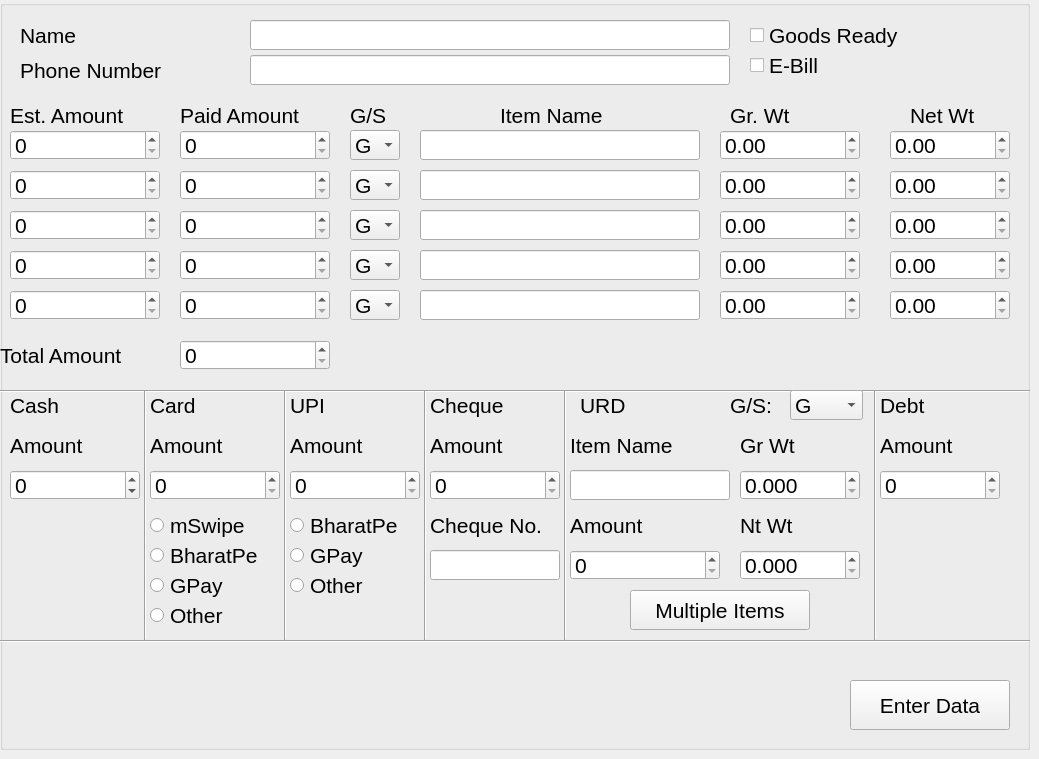
    <widget class="QWidget" name="New_Order">
     <widget class="QGroupBox" name="groupBox_9">
      <property name="geometry">
       <rect>
        <x>0</x>
        <y>0</y>
        <width>1030</width>
        <height>750</height>
       </rect>
      </property>
      <property name="font">
       <font>
        <pointsize>16</pointsize>
       </font>
      </property>
      <property name="title">
       <string/>
      </property>
      <widget class="QLabel" name="label_85">
       <property name="geometry">
        <rect>
         <x>10</x>
         <y>100</y>
         <width>160</width>
         <height>30</height>
        </rect>
       </property>
       <property name="text">
        <string>Est. Amount</string>
       </property>
      </widget>
      <widget class="QLabel" name="label_86">
       <property name="geometry">
        <rect>
         <x>180</x>
         <y>100</y>
         <width>160</width>
         <height>30</height>
        </rect>
       </property>
       <property name="text">
        <string>Paid Amount</string>
       </property>
      </widget>
      <widget class="QLabel" name="label_87">
       <property name="geometry">
        <rect>
         <x>20</x>
         <y>20</y>
         <width>80</width>
         <height>30</height>
        </rect>
       </property>
       <property name="text">
        <string>Name</string>
       </property>
      </widget>
      <widget class="QLabel" name="label_88">
       <property name="geometry">
        <rect>
         <x>500</x>
         <y>100</y>
         <width>140</width>
         <height>30</height>
        </rect>
       </property>
       <property name="text">
        <string>Item Name</string>
       </property>
      </widget>
      <widget class="QLabel" name="label_89">
       <property name="geometry">
        <rect>
         <x>730</x>
         <y>100</y>
         <width>90</width>
         <height>30</height>
        </rect>
       </property>
       <property name="text">
        <string>Gr. Wt</string>
       </property>
      </widget>
      <widget class="QLabel" name="label_90">
       <property name="geometry">
        <rect>
         <x>910</x>
         <y>100</y>
         <width>90</width>
         <height>30</height>
        </rect>
       </property>
       <property name="text">
        <string>Net Wt</string>
       </property>
      </widget>
      <widget class="QSpinBox" name="New_Order_EstAmount">
       <property name="geometry">
        <rect>
         <x>10</x>
         <y>130</y>
         <width>150</width>
         <height>30</height>
        </rect>
       </property>
       <property name="maximum">
        <number>9999999</number>
       </property>
      </widget>
      <widget class="QSpinBox" name="New_Order_Adv">
       <property name="geometry">
        <rect>
         <x>180</x>
         <y>130</y>
         <width>150</width>
         <height>30</height>
        </rect>
       </property>
       <property name="maximum">
        <number>9999999</number>
       </property>
      </widget>
      <widget class="QLineEdit" name="New_Order_Name">
       <property name="geometry">
        <rect>
         <x>250</x>
         <y>20</y>
         <width>480</width>
         <height>30</height>
        </rect>
       </property>
      </widget>
      <widget class="QLineEdit" name="New_Order_Itemname">
       <property name="geometry">
        <rect>
         <x>420</x>
         <y>130</y>
         <width>280</width>
         <height>30</height>
        </rect>
       </property>
      </widget>
      <widget class="QLabel" name="label_91">
       <property name="geometry">
        <rect>
         <x>20</x>
         <y>55</y>
         <width>190</width>
         <height>30</height>
        </rect>
       </property>
       <property name="text">
        <string>Phone Number</string>
       </property>
      </widget>
      <widget class="QLineEdit" name="New_Order_phnum">
       <property name="geometry">
        <rect>
         <x>250</x>
         <y>55</y>
         <width>480</width>
         <height>30</height>
        </rect>
       </property>
      </widget>
      <widget class="QDoubleSpinBox" name="New_Order_grwt">
       <property name="geometry">
        <rect>
         <x>720</x>
         <y>130</y>
         <width>140</width>
         <height>30</height>
        </rect>
       </property>
      </widget>
      <widget class="QDoubleSpinBox" name="New_Order_ntwt">
       <property name="geometry">
        <rect>
         <x>890</x>
         <y>130</y>
         <width>120</width>
         <height>30</height>
        </rect>
       </property>
      </widget>
      <widget class="QSpinBox" name="New_Order_EstAmount_2">
       <property name="geometry">
        <rect>
         <x>10</x>
         <y>170</y>
         <width>150</width>
         <height>30</height>
        </rect>
       </property>
       <property name="maximum">
        <number>9999999</number>
       </property>
      </widget>
      <widget class="QSpinBox" name="New_Order_Adv_2">
       <property name="geometry">
        <rect>
         <x>180</x>
         <y>170</y>
         <width>150</width>
         <height>30</height>
        </rect>
       </property>
       <property name="maximum">
        <number>9999999</number>
       </property>
      </widget>
      <widget class="QLineEdit" name="New_Order_Itemname_2">
       <property name="geometry">
        <rect>
         <x>420</x>
         <y>170</y>
         <width>280</width>
         <height>30</height>
        </rect>
       </property>
      </widget>
      <widget class="QDoubleSpinBox" name="New_Order_grwt_2">
       <property name="geometry">
        <rect>
         <x>720</x>
         <y>170</y>
         <width>140</width>
         <height>30</height>
        </rect>
       </property>
      </widget>
      <widget class="QDoubleSpinBox" name="New_Order_ntwt_2">
       <property name="geometry">
        <rect>
         <x>890</x>
         <y>170</y>
         <width>120</width>
         <height>30</height>
        </rect>
       </property>
      </widget>
      <widget class="QSpinBox" name="New_Order_EstAmount_3">
       <property name="geometry">
        <rect>
         <x>10</x>
         <y>210</y>
         <width>150</width>
         <height>30</height>
        </rect>
       </property>
       <property name="maximum">
        <number>9999999</number>
       </property>
      </widget>
      <widget class="QSpinBox" name="New_Order_Adv_3">
       <property name="geometry">
        <rect>
         <x>180</x>
         <y>210</y>
         <width>150</width>
         <height>30</height>
        </rect>
       </property>
       <property name="maximum">
        <number>9999999</number>
       </property>
      </widget>
      <widget class="QLineEdit" name="New_Order_Itemname_3">
       <property name="geometry">
        <rect>
         <x>420</x>
         <y>210</y>
         <width>280</width>
         <height>30</height>
        </rect>
       </property>
      </widget>
      <widget class="QDoubleSpinBox" name="New_Order_grwt_3">
       <property name="geometry">
        <rect>
         <x>720</x>
         <y>210</y>
         <width>140</width>
         <height>30</height>
        </rect>
       </property>
      </widget>
      <widget class="QDoubleSpinBox" name="New_Order_ntwt_3">
       <property name="geometry">
        <rect>
         <x>890</x>
         <y>210</y>
         <width>120</width>
         <height>30</height>
        </rect>
       </property>
      </widget>
      <widget class="QSpinBox" name="New_Order_EstAmount_4">
       <property name="geometry">
        <rect>
         <x>10</x>
         <y>250</y>
         <width>150</width>
         <height>30</height>
        </rect>
       </property>
       <property name="maximum">
        <number>9999999</number>
       </property>
      </widget>
      <widget class="QSpinBox" name="New_Order_Adv_4">
       <property name="geometry">
        <rect>
         <x>180</x>
         <y>250</y>
         <width>150</width>
         <height>30</height>
        </rect>
       </property>
       <property name="maximum">
        <number>9999999</number>
       </property>
      </widget>
      <widget class="QLineEdit" name="New_Order_Itemname_4">
       <property name="geometry">
        <rect>
         <x>420</x>
         <y>250</y>
         <width>280</width>
         <height>30</height>
        </rect>
       </property>
      </widget>
      <widget class="QDoubleSpinBox" name="New_Order_grwt_4">
       <property name="geometry">
        <rect>
         <x>720</x>
         <y>250</y>
         <width>140</width>
         <height>30</height>
        </rect>
       </property>
      </widget>
      <widget class="QDoubleSpinBox" name="New_Order_ntwt_4">
       <property name="geometry">
        <rect>
         <x>890</x>
         <y>250</y>
         <width>120</width>
         <height>30</height>
        </rect>
       </property>
      </widget>
      <widget class="QCheckBox" name="New_Order_Goods">
       <property name="geometry">
        <rect>
         <x>750</x>
         <y>20</y>
         <width>180</width>
         <height>30</height>
        </rect>
       </property>
       <property name="text">
        <string>Goods Ready</string>
       </property>
      </widget>
      <widget class="Line" name="line_22">
       <property name="geometry">
        <rect>
         <x>0</x>
         <y>390</y>
         <width>1030</width>
         <height>3</height>
        </rect>
       </property>
       <property name="orientation">
        <enum>Qt::Horizontal</enum>
       </property>
      </widget>
      <widget class="QLabel" name="label_92">
       <property name="geometry">
        <rect>
         <x>10</x>
         <y>390</y>
         <width>70</width>
         <height>30</height>
        </rect>
       </property>
       <property name="text">
        <string>Cash</string>
       </property>
      </widget>
      <widget class="QLabel" name="label_93">
       <property name="geometry">
        <rect>
         <x>10</x>
         <y>430</y>
         <width>100</width>
         <height>30</height>
        </rect>
       </property>
       <property name="text">
        <string>Amount</string>
       </property>
      </widget>
      <widget class="QSpinBox" name="Cash_4">
       <property name="geometry">
        <rect>
         <x>10</x>
         <y>470</y>
         <width>130</width>
         <height>30</height>
        </rect>
       </property>
       <property name="minimum">
        <number>-9999999</number>
       </property>
       <property name="maximum">
        <number>9999999</number>
       </property>
       <property name="singleStep">
        <number>10</number>
       </property>
      </widget>
      <widget class="Line" name="line_23">
       <property name="geometry">
        <rect>
         <x>140</x>
         <y>390</y>
         <width>10</width>
         <height>250</height>
        </rect>
       </property>
       <property name="orientation">
        <enum>Qt::Vertical</enum>
       </property>
      </widget>
      <widget class="QLabel" name="label_94">
       <property name="geometry">
        <rect>
         <x>150</x>
         <y>390</y>
         <width>70</width>
         <height>30</height>
        </rect>
       </property>
       <property name="text">
        <string>Card</string>
       </property>
      </widget>
      <widget class="QLabel" name="label_95">
       <property name="geometry">
        <rect>
         <x>150</x>
         <y>430</y>
         <width>100</width>
         <height>30</height>
        </rect>
       </property>
       <property name="text">
        <string>Amount</string>
       </property>
      </widget>
      <widget class="QSpinBox" name="Card_4">
       <property name="geometry">
        <rect>
         <x>150</x>
         <y>470</y>
         <width>130</width>
         <height>30</height>
        </rect>
       </property>
       <property name="maximum">
        <number>9999999</number>
       </property>
       <property name="singleStep">
        <number>10</number>
       </property>
      </widget>
      <widget class="QRadioButton" name="New_Order_Cardmachine">
       <property name="geometry">
        <rect>
         <x>150</x>
         <y>510</y>
         <width>120</width>
         <height>30</height>
        </rect>
       </property>
       <property name="text">
        <string>mSwipe</string>
       </property>
      </widget>
      <widget class="QRadioButton" name="New_Order_Cardmachine_2">
       <property name="geometry">
        <rect>
         <x>150</x>
         <y>540</y>
         <width>140</width>
         <height>30</height>
        </rect>
       </property>
       <property name="text">
        <string>BharatPe</string>
       </property>
      </widget>
      <widget class="QRadioButton" name="New_Order_Cardmachine_3">
       <property name="geometry">
        <rect>
         <x>150</x>
         <y>570</y>
         <width>140</width>
         <height>30</height>
        </rect>
       </property>
       <property name="text">
        <string>GPay</string>
       </property>
      </widget>
      <widget class="Line" name="line_24">
       <property name="geometry">
        <rect>
         <x>280</x>
         <y>390</y>
         <width>10</width>
         <height>250</height>
        </rect>
       </property>
       <property name="orientation">
        <enum>Qt::Vertical</enum>
       </property>
      </widget>
      <widget class="QLabel" name="label_97">
       <property name="geometry">
        <rect>
         <x>290</x>
         <y>390</y>
         <width>55</width>
         <height>30</height>
        </rect>
       </property>
       <property name="text">
        <string>UPI</string>
       </property>
      </widget>
      <widget class="QLabel" name="label_98">
       <property name="geometry">
        <rect>
         <x>290</x>
         <y>430</y>
         <width>100</width>
         <height>30</height>
        </rect>
       </property>
       <property name="text">
        <string>Amount</string>
       </property>
      </widget>
      <widget class="QSpinBox" name="UPI_4">
       <property name="geometry">
        <rect>
         <x>290</x>
         <y>470</y>
         <width>130</width>
         <height>30</height>
        </rect>
       </property>
       <property name="maximum">
        <number>9999999</number>
       </property>
       <property name="singleStep">
        <number>10</number>
       </property>
      </widget>
      <widget class="QRadioButton" name="UPI_BharatPe_4">
       <property name="geometry">
        <rect>
         <x>290</x>
         <y>510</y>
         <width>140</width>
         <height>30</height>
        </rect>
       </property>
       <property name="text">
        <string>BharatPe</string>
       </property>
      </widget>
      <widget class="QRadioButton" name="UPI_GPay_4">
       <property name="geometry">
        <rect>
         <x>290</x>
         <y>540</y>
         <width>140</width>
         <height>30</height>
        </rect>
       </property>
       <property name="text">
        <string>GPay</string>
       </property>
      </widget>
      <widget class="Line" name="line_25">
       <property name="geometry">
        <rect>
         <x>420</x>
         <y>390</y>
         <width>10</width>
         <height>250</height>
        </rect>
       </property>
       <property name="orientation">
        <enum>Qt::Vertical</enum>
       </property>
      </widget>
      <widget class="QLabel" name="label_99">
       <property name="geometry">
        <rect>
         <x>430</x>
         <y>390</y>
         <width>100</width>
         <height>30</height>
        </rect>
       </property>
       <property name="text">
        <string>Cheque</string>
       </property>
      </widget>
      <widget class="QLabel" name="label_100">
       <property name="geometry">
        <rect>
         <x>430</x>
         <y>430</y>
         <width>100</width>
         <height>30</height>
        </rect>
       </property>
       <property name="text">
        <string>Amount</string>
       </property>
      </widget>
      <widget class="QSpinBox" name="Cheque_4">
       <property name="geometry">
        <rect>
         <x>430</x>
         <y>470</y>
         <width>130</width>
         <height>30</height>
        </rect>
       </property>
       <property name="maximum">
        <number>9999999</number>
       </property>
       <property name="singleStep">
        <number>10</number>
       </property>
      </widget>
      <widget class="QLabel" name="label_101">
       <property name="geometry">
        <rect>
         <x>430</x>
         <y>510</y>
         <width>130</width>
         <height>30</height>
        </rect>
       </property>
       <property name="text">
        <string>Cheque No.</string>
       </property>
      </widget>
      <widget class="QLineEdit" name="ChequeNo_4">
       <property name="geometry">
        <rect>
         <x>430</x>
         <y>550</y>
         <width>130</width>
         <height>30</height>
        </rect>
       </property>
      </widget>
      <widget class="Line" name="line_26">
       <property name="geometry">
        <rect>
         <x>560</x>
         <y>390</y>
         <width>10</width>
         <height>250</height>
        </rect>
       </property>
       <property name="orientation">
        <enum>Qt::Vertical</enum>
       </property>
      </widget>
      <widget class="QLabel" name="label_102">
       <property name="geometry">
        <rect>
         <x>580</x>
         <y>390</y>
         <width>70</width>
         <height>30</height>
        </rect>
       </property>
       <property name="text">
        <string>URD</string>
       </property>
      </widget>
      <widget class="QLabel" name="label_103">
       <property name="geometry">
        <rect>
         <x>730</x>
         <y>390</y>
         <width>55</width>
         <height>30</height>
        </rect>
       </property>
       <property name="text">
        <string>G/S:</string>
       </property>
      </widget>
      <widget class="QComboBox" name="comboBox_4">
       <property name="geometry">
        <rect>
         <x>790</x>
         <y>390</y>
         <width>73</width>
         <height>30</height>
        </rect>
       </property>
       <item>
        <property name="text">
         <string>G</string>
        </property>
       </item>
       <item>
        <property name="text">
         <string>S</string>
        </property>
       </item>
      </widget>
      <widget class="QLabel" name="label_104">
       <property name="geometry">
        <rect>
         <x>570</x>
         <y>430</y>
         <width>140</width>
         <height>30</height>
        </rect>
       </property>
       <property name="text">
        <string>Item Name</string>
       </property>
      </widget>
      <widget class="QLineEdit" name="URDitemname_4">
       <property name="geometry">
        <rect>
         <x>570</x>
         <y>470</y>
         <width>160</width>
         <height>30</height>
        </rect>
       </property>
      </widget>
      <widget class="QLabel" name="label_105">
       <property name="geometry">
        <rect>
         <x>740</x>
         <y>430</y>
         <width>80</width>
         <height>30</height>
        </rect>
       </property>
       <property name="text">
        <string>Gr Wt</string>
       </property>
      </widget>
      <widget class="QDoubleSpinBox" name="URD_grwt_4">
       <property name="geometry">
        <rect>
         <x>740</x>
         <y>470</y>
         <width>120</width>
         <height>30</height>
        </rect>
       </property>
       <property name="decimals">
        <number>3</number>
       </property>
       <property name="maximum">
        <double>999.999000000000024</double>
       </property>
      </widget>
      <widget class="QLabel" name="label_106">
       <property name="geometry">
        <rect>
         <x>740</x>
         <y>510</y>
         <width>90</width>
         <height>30</height>
        </rect>
       </property>
       <property name="text">
        <string>Nt Wt</string>
       </property>
      </widget>
      <widget class="QDoubleSpinBox" name="URD_ntwt_4">
       <property name="geometry">
        <rect>
         <x>740</x>
         <y>550</y>
         <width>120</width>
         <height>30</height>
        </rect>
       </property>
       <property name="decimals">
        <number>3</number>
       </property>
       <property name="maximum">
        <double>999.999000000000024</double>
       </property>
      </widget>
      <widget class="QLabel" name="label_107">
       <property name="geometry">
        <rect>
         <x>570</x>
         <y>510</y>
         <width>130</width>
         <height>30</height>
        </rect>
       </property>
       <property name="text">
        <string>Amount</string>
       </property>
      </widget>
      <widget class="QSpinBox" name="URDAmount_4">
       <property name="geometry">
        <rect>
         <x>570</x>
         <y>550</y>
         <width>150</width>
         <height>30</height>
        </rect>
       </property>
       <property name="maximum">
        <number>999999</number>
       </property>
       <property name="singleStep">
        <number>10</number>
       </property>
      </widget>
      <widget class="QPushButton" name="URD_multiple_4">
       <property name="geometry">
        <rect>
         <x>630</x>
         <y>590</y>
         <width>180</width>
         <height>40</height>
        </rect>
       </property>
       <property name="text">
        <string>Multiple Items</string>
       </property>
      </widget>
      <widget class="Line" name="line_27">
       <property name="geometry">
        <rect>
         <x>870</x>
         <y>390</y>
         <width>10</width>
         <height>250</height>
        </rect>
       </property>
       <property name="orientation">
        <enum>Qt::Vertical</enum>
       </property>
      </widget>
      <widget class="QLabel" name="label_108">
       <property name="geometry">
        <rect>
         <x>880</x>
         <y>390</y>
         <width>60</width>
         <height>30</height>
        </rect>
       </property>
       <property name="text">
        <string>Debt</string>
       </property>
      </widget>
      <widget class="QLabel" name="label_109">
       <property name="geometry">
        <rect>
         <x>880</x>
         <y>430</y>
         <width>100</width>
         <height>30</height>
        </rect>
       </property>
       <property name="text">
        <string>Amount</string>
       </property>
      </widget>
      <widget class="QSpinBox" name="DebtAmount_4">
       <property name="geometry">
        <rect>
         <x>880</x>
         <y>470</y>
         <width>120</width>
         <height>30</height>
        </rect>
       </property>
       <property name="maximum">
        <number>9999999</number>
       </property>
       <property name="singleStep">
        <number>10</number>
       </property>
      </widget>
      <widget class="Line" name="line_28">
       <property name="geometry">
        <rect>
         <x>0</x>
         <y>640</y>
         <width>1030</width>
         <height>3</height>
        </rect>
       </property>
       <property name="orientation">
        <enum>Qt::Horizontal</enum>
       </property>
      </widget>
      <widget class="QPushButton" name="DataEntry_button_4">
       <property name="geometry">
        <rect>
         <x>850</x>
         <y>680</y>
         <width>160</width>
         <height>50</height>
        </rect>
       </property>
       <property name="text">
        <string>Enter Data</string>
       </property>
      </widget>
      <widget class="QLabel" name="label_110">
       <property name="geometry">
        <rect>
         <x>0</x>
         <y>340</y>
         <width>170</width>
         <height>30</height>
        </rect>
       </property>
       <property name="text">
        <string>Total Amount</string>
       </property>
      </widget>
      <widget class="QSpinBox" name="New_Order_EstAmount_5">
       <property name="geometry">
        <rect>
         <x>10</x>
         <y>290</y>
         <width>150</width>
         <height>30</height>
        </rect>
       </property>
       <property name="maximum">
        <number>9999999</number>
       </property>
      </widget>
      <widget class="QSpinBox" name="New_Order_Adv_5">
       <property name="geometry">
        <rect>
         <x>180</x>
         <y>290</y>
         <width>150</width>
         <height>30</height>
        </rect>
       </property>
       <property name="maximum">
        <number>9999999</number>
       </property>
      </widget>
      <widget class="QLineEdit" name="New_Order_Itemname_5">
       <property name="geometry">
        <rect>
         <x>420</x>
         <y>290</y>
         <width>280</width>
         <height>30</height>
        </rect>
       </property>
      </widget>
      <widget class="QDoubleSpinBox" name="New_Order_grwt_5">
       <property name="geometry">
        <rect>
         <x>720</x>
         <y>290</y>
         <width>140</width>
         <height>30</height>
        </rect>
       </property>
      </widget>
      <widget class="QDoubleSpinBox" name="New_Order_ntwt_5">
       <property name="geometry">
        <rect>
         <x>890</x>
         <y>290</y>
         <width>120</width>
         <height>30</height>
        </rect>
       </property>
      </widget>
      <widget class="QSpinBox" name="New_Order_total">
       <property name="geometry">
        <rect>
         <x>180</x>
         <y>340</y>
         <width>150</width>
         <height>30</height>
        </rect>
       </property>
       <property name="maximum">
        <number>9999999</number>
       </property>
      </widget>
      <widget class="QRadioButton" name="New_Order_Cardmachine_4">
       <property name="geometry">
        <rect>
         <x>150</x>
         <y>600</y>
         <width>95</width>
         <height>30</height>
        </rect>
       </property>
       <property name="text">
        <string>Other</string>
       </property>
      </widget>
      <widget class="QRadioButton" name="UPI_Other_4">
       <property name="geometry">
        <rect>
         <x>290</x>
         <y>570</y>
         <width>95</width>
         <height>30</height>
        </rect>
       </property>
       <property name="text">
        <string>Other</string>
       </property>
      </widget>
      <widget class="QComboBox" name="New_Order_GS">
       <property name="geometry">
        <rect>
         <x>350</x>
         <y>130</y>
         <width>50</width>
         <height>30</height>
        </rect>
       </property>
       <item>
        <property name="text">
         <string>G</string>
        </property>
       </item>
       <item>
        <property name="text">
         <string>S</string>
        </property>
       </item>
      </widget>
      <widget class="QComboBox" name="New_Order_GS_2">
       <property name="geometry">
        <rect>
         <x>350</x>
         <y>170</y>
         <width>50</width>
         <height>30</height>
        </rect>
       </property>
       <item>
        <property name="text">
         <string>G</string>
        </property>
       </item>
       <item>
        <property name="text">
         <string>S</string>
        </property>
       </item>
      </widget>
      <widget class="QComboBox" name="New_Order_GS_3">
       <property name="geometry">
        <rect>
         <x>350</x>
         <y>210</y>
         <width>50</width>
         <height>30</height>
        </rect>
       </property>
       <item>
        <property name="text">
         <string>G</string>
        </property>
       </item>
       <item>
        <property name="text">
         <string>S</string>
        </property>
       </item>
      </widget>
      <widget class="QComboBox" name="New_Order_GS_4">
       <property name="geometry">
        <rect>
         <x>350</x>
         <y>250</y>
         <width>50</width>
         <height>30</height>
        </rect>
       </property>
       <item>
        <property name="text">
         <string>G</string>
        </property>
       </item>
       <item>
        <property name="text">
         <string>S</string>
        </property>
       </item>
      </widget>
      <widget class="QComboBox" name="New_Order_GS_5">
       <property name="geometry">
        <rect>
         <x>350</x>
         <y>290</y>
         <width>50</width>
         <height>30</height>
        </rect>
       </property>
       <item>
        <property name="text">
         <string>G</string>
        </property>
       </item>
       <item>
        <property name="text">
         <string>S</string>
        </property>
       </item>
      </widget>
      <widget class="QLabel" name="label_47">
       <property name="geometry">
        <rect>
         <x>350</x>
         <y>100</y>
         <width>50</width>
         <height>30</height>
        </rect>
       </property>
       <property name="text">
        <string>G/S</string>
       </property>
      </widget>
      <widget class="QCheckBox" name="checkBox_4">
       <property name="geometry">
        <rect>
         <x>750</x>
         <y>50</y>
         <width>90</width>
         <height>30</height>
        </rect>
       </property>
       <property name="font">
        <font>
         <pointsize>16</pointsize>
        </font>
       </property>
       <property name="text">
        <string>E-Bill</string>
       </property>
      </widget>
     </widget>
    </widget>
